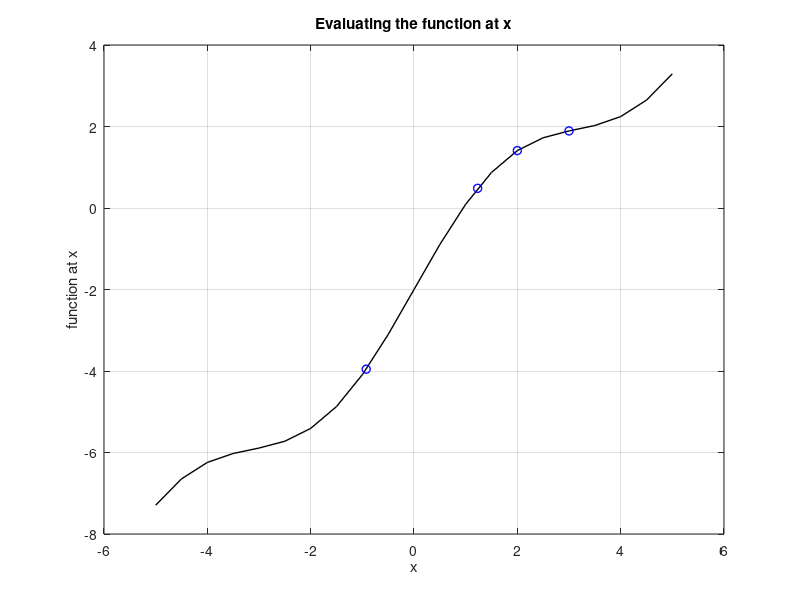

MATLAB code for this plot:
clear all;
close all;
clc;
format long;
name = 'Kasey Haman';
id = 'A16978114';


%%Problem 3 
%Initialize functions
func1 = @(x) 0.5 + sin(pi*x) + 3*x;
func2 = @(x) 5-2*x*exp(1/(1+x^2));
%Initialize inputs
a = 0; b = 4; a1 = 0; b1 = 0; a2 = 0; b2 = 0;
e = 10^(-5);
x = (a+b)/2;
count = 1;

while abs(min(func2(x), func1(x))) >e
    if func2(x)*func2(a) > 0
        a2 = x;
        b2 = b;
    else
        b2 = x;
        a2 = a;
    end

    x2=(a2+b2)/2;

 if func1(x)*func1(a) > 0
        a1 = x;
        b1 = b;
    else
        b1 = x;
        a1 = a;
 end
    x1=(a1+b1)/2;

    if abs(func1(x1)<func2(x2))
x =(a1+b1)/2;
a = a1;
b = b1;
    else
x =(a2+b2)/2;
a = a2;
b = b2;        
    end

    count = count + 1;
    if count > 1000000
        break;
    end
end


P3Steps = count



% %%Problem 3 First Prototype
% %Initialize functions
% func1 = @(x) 0.5 + sin(pi*x) + 3*x;
% func2 = @(x) 5-2*x*exp(1/(1+x^2));
% %Initialize inputs
% a = 0; b = 4; 
% e = 10^(-5);
% x = (a+b)/2;
% count = 1;
% 
% while abs(func2(x))>e
%     if func2(x)*func2(a) > 0
%         a=x;
%     else
%         b=x;
%     end
%     x=(a+b)/2;
%     count = count + 1;
%     if count > 1000000
%         break;
%     end
%     func2steps = count;
% end





%%Problem 4 (NO CODE NEEDED, SOLVE BY HAND. CODE BELOW IS TO CHECK ANSWER.)

% func = @(x) x*exp(x) - (x^2+1);
% funcprime = @(x) x*exp(x)+exp(x)-(2*x);
% x(1) = 0;
% for k = 1:4
%     x(k+1)= x(k) - func(x(k))/funcprime(x(k));
% end



%%Problem 5
%Newtons method that converges to right solution
func = @(x) atan(x+(2*x.^3)/3) - 0.7;
funcprime = @(x) x*exp(x)+exp(x)-(2*x);
x(1) = 0;
k=1;
e = 10^(-12);
while abs(func(x(k))) > e
    x(k+1)= x(k) - func(x(k))/funcprime(x(k));
    k = k+1;
end
steps = k-1;
p5soln = (x(k))

%Viewing error
newtonerror = 0;
step = 1;
for k = 1:30
    newtonerror(k) = func(x(step+1))-func(x(step));
    step = step + 1;
end
p5error = newtonerror

%Question: Discuss errors in newtons method. 
%Answer: As we can see by our variable newtonerror, the error in our
%estimate of the root solution decreases by approxiamtely a factor of 2
%each time. This contributes to the theory of the digit doubling concept.


%Newtons method that does not converge to the right solution
clear x;
func = @(x) atan(x+(2*x.^3)/3) - 0.7;
funcprime = @(x) x*exp(x)+exp(x)-(2*x);
x(1) = 8;
k=1;
e = 10^(-12);
while abs(func(x(k))) > e
    x(k+1)= x(k) - func(x(k))/funcprime(x(k));
    k = k+1;
    if k == 1000
        break;
    end
end

p5divergeanswer = x(k)



%%Problem 6
clear x;
func = @(x) sin(x)+(5/4)*x-2;
% funcprime = @(x) cos(x)+(5/4)-2;
x(1) = 3; x(2) = 2;
funceval(1) = func(x(1)); funceval(2) = func(x(2));
%Need 7 steps to get to x8 (assuming x(1) is x0)
for n = 1:7
    x(n+2)= x(n+1) - (func(x(n+1))*(x(n+1)-x(n))) / (func(x(n+1))- func(x(n)));
    funceval(n+2) = func(x(n+2));
end

p6xvalues = x

xplot = x(1:4);
xdomain = -5:0.5:5;

%Plot the values
figure(1), hold on;
% cs = 'krbgmckrbgm';
 plot(xdomain,func(xdomain), 'k','LineWidth',1);
 plot(xplot,func(xplot), 'bo','LineWidth',1);
%  legend('Function Evalutation at x', 'Location', 'best')
xlabel('x'); ylabel('function at x');
title('Evaluating the function at x');
box on; grid on;
set(gca,'FontSize',10)

for n = 1:7
Erroranalysis(n) = funceval(n+1)/funceval(n);
end

%Q) Discuss rate of convergence
%A) When looking at the variable erroranalysis, we see that
%the error reduces in size at an increasing rate as we increase steps.
%This is due to the fact that newton's method has error of e(k+1) <=
% c*e(k)^2. Thus, our error analysis seems reasonable for the secant
% method, which is a derivation from the newton method.

%%Problem 8
%Initialize functions
e = 10^-5;
func1 = @(x) 1/2*(tan(4*x)-1/2);
func2 = @(x) atan(2*x+1/2)/4;
actualfunction1 = @(x) tan(4*x);
actualfunction2 = @(x) (2*x+1/2);
x0(1) = 0; x0(2) = 2; x0(3) = 1000;
%Loop for all x0 values
for n = 1:3

%Func 1
clear x;
x(1) = x0(n); 
x(2) = func1(x(1));
k=2;
while abs(x(k)-x(k-1)) > e
    x(k+1)= func1(x(k));
    k = k+1;
    if k == 1000
        break;
    end
end
p8func1steps(n) = k

%Func 2
clear x;
x(1) = x0(n); 
x(2) = func2(x(1));
k=2;
while abs(x(k)-x(k-1)) > e
    x(k+1)= func2(x(k));
    k = k+1;
    if k == 1000
        break;
    end
end
p8func2steps(n) = k

end
